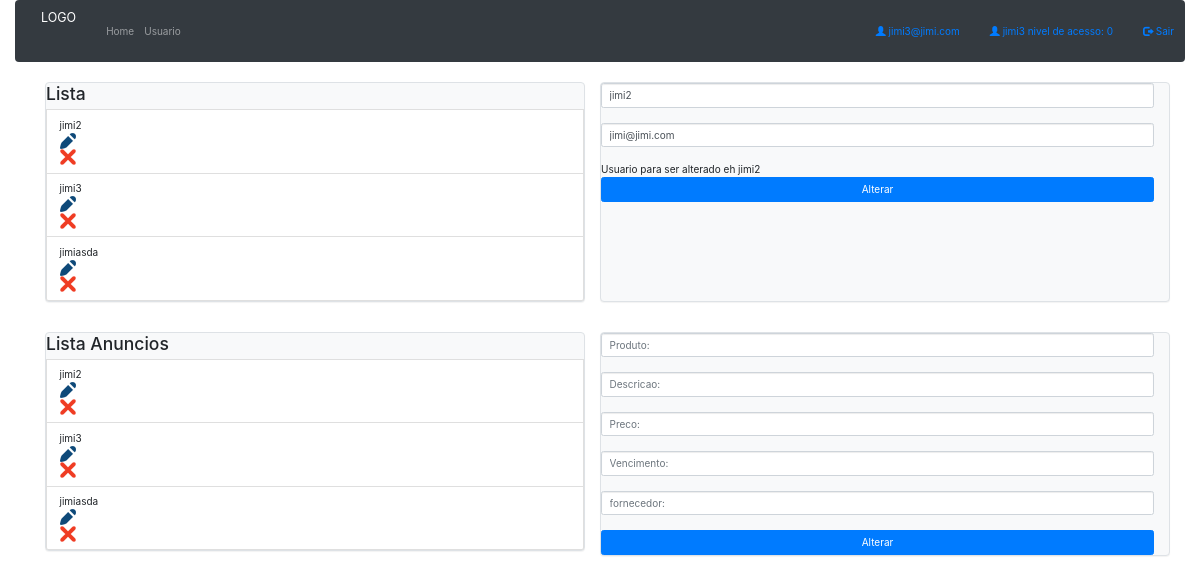
The app's page /admin/usuario/index.php?acao=edit&usuario=11 (signed in), older data.
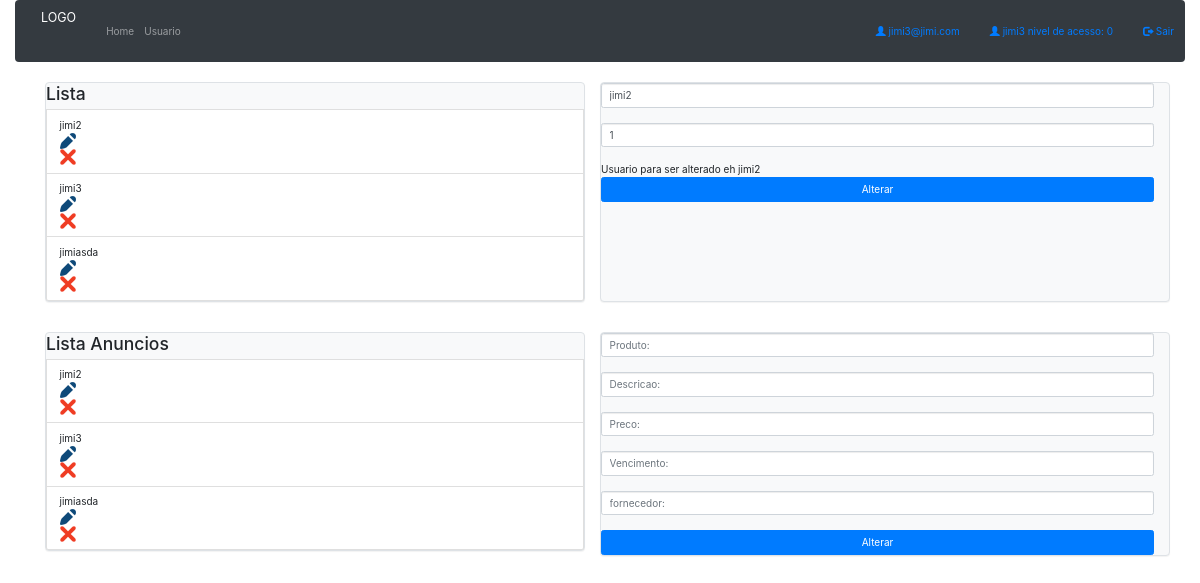
The same page, newer data.
### tables this page shows
CREATE TABLE `usuarios` (
  `pk` int(11) NOT NULL,
  `nome` varchar(50) NOT NULL,
  `email` varchar(50) NOT NULL,
  `data_cadastro` date NOT NULL,
  `senha` varchar(50) NOT NULL,
  `nivel` int(2) NOT NULL
);

### classes/Usuario.class.php (called while the page is built, shortened)
<?php
include_once "Conexao.class.php";
include_once "Funcoes.class.php";
class Usuario {
	private $con;
	public function __construct(){
		$this->con = new Conexao();
	}
	public function selecionaUm($dado){
		try{
			$this->idUsuario = $dado;
			$cst = $this->con->conectar()->prepare("SELECT `pk`, `nome`, `email`, `data_cadastro` FROM `usuarios` WHERE `pk` = :idUsuario;");
			$cst->bindParam(":idUsuario", $this->idUsuario, PDO::PARAM_INT);
			if($cst->execute()){
				return $cst->fetch();
			}
		}catch(PDOException $e){
			return 'Error: '.$e->getMessage();
		}
	}
	public function selecionaTudo(){
		try{
			$cst = $this->con->conectar()->prepare("SELECT `pk`, `nome`, `email`, `data_cadastro` FROM `usuarios`");
			$cst->execute();
			return $cst->fetchAll();
		}catch(PDOException $e){
			return 'Error: '.$e->getMessage();
		}
	}
}
?>

### classes/Conexao.class.php (called while the page is built)
<?php
class Conexao{
	private $usuario;
	private $senha;
	private $banco;
	private $servidor;
	private static $pdo;
	public function __construct(){
		$this->servidor = "localhost";
		$this->banco = "phpoo";
		$this->usuario = "root";
		$this->senha = "";
	}
	public function conectar(){
		try{
			if(is_null(self::$pdo)){
				self::$pdo = new PDO("mysql:host=".$this->servidor.";dbname=".$this->banco, $this->usuario, $this->senha);
			}
			return self::$pdo;
		}catch(PDOException $e){
			echo 'Error: '.$e->getMessage();
		}
	}
}
?>

### classes/Funcoes.class.php (called while the page is built, shortened)
<?php
class Funcoes{
	public function tratarCaracter($vlr, $tipo){
		switch($tipo){
			case 2: $rst = htmlentities($vlr, ENT_QUOTES, "ISO-8859-1"); break;
		}
		return $rst;
	}
}
?>

### admin/usuario/index.php (the view, shortened to what this page needs)
<?php
require_once "../../classes/Usuario.class.php";
require_once "../../classes/Funcoes.class.php";
$objUsuario = new Usuario();
$objFc = new Funcoes();
if($_SESSION["logado"] == "sim"){
    $objUsuario->usuarioLogado($_SESSION['pk']);
}else{
    header("location: ../../");
}
if(isset($_GET['acao'])){
    switch($_GET['acao']){
        case 'edit': $usuario = $objUsuario->selecionaUm($_GET['usuario']); break;
    }
}
?>
<!DOCTYPE HTML>
<html lang="pt-br">
<head>
    <link href="../../bootstrap-3.3.7-dist/css/bootstrap.min.css" rel="stylesheet" type="text/css" media="all">
    <link rel="stylesheet" href="https://stackpath.bootstrapcdn.com/bootstrap/4.1.3/css/bootstrap.min.css">
</head>
<body>
<div class="container-fluid">
<nav class="navbar navbar-dark bg-dark navbar-expand-lg">
<a class="navbar-brand" href="#">LOGO</a>
    <ul class="navbar-nav mr-auto">
      <li><a class="nav-link nav-item" href="../../admin">Home</a></li>
      <li><a class="nav-link nav-item" href="#x">Usuario</a></li>
    </ul>
    <ul class="nav navbar-nav navbar-right">
      <li><a href="#"><span class="glyphicon glyphicon-user"></span> <?=$_SESSION['email']?></a></li>
      <li><a href="#"><span class="glyphicon glyphicon-user"></span> <?=$_SESSION['nome']?> nivel de acesso: <?=$_SESSION['nivel']?></a></li>
      <li><a href="?sair=sim"><span class="glyphicon glyphicon-log-out"></span> Sair</a></li>
    </ul>
</nav>
</div>
<div class="container">
<div class="row">
    <div class="col-6">
        <div class="border bg-light panel panel-primary list-group">
        <h3>Lista</h3>
            <?php foreach($objUsuario->selecionaTudo() as $rst){ ?>
            <div class="list-group-item">
                <div><?=$objFc->tratarCaracter($rst['nome'], 2)?></div>
                <div><a href="?acao=edit&usuario=<?=$rst['pk']?>" title="Editar dados"><img src="../../img/ico-editar.png" width="16" height="16" alt="Editar"></a></div>
                <div><a href="?acao=delet&usuario=<?=$rst['pk']?>" title="Excluir esse dado"><img src="../../img/ico-excluir.png" width="16" height="16" alt="Excluir"></a></div>
            </div>
            <?php } ?>
        </div>
    </div>
    <div class="panel panel-primary list-group col-6 border bg-light">
            <form name="formCad" action="" method="post">
                <input class="form-control" name="nome" type="text" required="required"  placeholder="Nome:" value="<?=$objFc->tratarCaracter((isset($usuario['nome']))?($usuario['nome']):(''), 2)?>"><br>
                <input type="mail" name="email" class="form-control" required="required" pattern="[a-z0-9._%+-]+@[a-z0-9.-]+\.[a-z]{2,4}$"  placeholder="E-mail:" value="<?=$objFc->tratarCaracter((isset($usuario['email']))?($usuario['email']):(''), 2)?>"><br>
                <? echo "Usuario para ser alterado eh ". $usuario['nome'] ?>
                <button type="submit" name="<?=(isset($_GET['acao']) == 'edit')?('btAlterar'):('btCadastrar')?>" class="btn btn-primary btn-block"><?=(isset($_GET['acao']) == 'edit')?('Alterar'):('Cadastrar')?></button>
            </form>
    </div>
</div>
<br> <br>
<div class="row">
    <div class="col-6">
        <div class="border bg-light panel panel-primary list-group">
        <h3>Lista Anuncios</h3>
            <?php foreach($objUsuario->selecionaTudo() as $rst){ ?>
            <div class="list-group-item">
                <div><?=$objFc->tratarCaracter($rst['nome'], 2)?></div>
                <div><a href="?acao=edit&usuario=<?=$rst['pk']?>" title="Editar dados"><img src="../../img/ico-editar.png" width="16" height="16" alt="Editar"></a></div>
                <div><a href="?acao=delet&usuario=<?=$rst['pk']?>" title="Excluir esse dado"><img src="../../img/ico-excluir.png" width="16" height="16" alt="Excluir"></a></div>
            </div>
            <?php } ?>
        </div>
    </div>
    <div class="panel panel-primary list-group col-6 border bg-light">
            <form name="formCad" action="" method="post">
                <input class="form-control" name="nomeProduto" type="text" required="required"  placeholder="Produto:" value="<?=$objFc->tratarCaracter((isset($produto['nomeProduto']))?($produto['nomeProduto']):(''), 2)?>"><br>
                <input class="form-control" name="descricaoProduto" type="text" required="required"  placeholder="Descricao:" value="<?=$objFc->tratarCaracter((isset($produto['descricaoProduto']))?($produto['descricaoProduto']):(''), 2)?>"><br>
                <input class="form-control" name="preco" type="text" required="required"  placeholder="Preco:" value="<?=$objFc->tratarCaracter((isset($produto['preco']))?($produto['preco']):(''), 2)?>"><br>
                <input class="form-control" name="vencimento" type="text" placeholder="Vencimento:" value="<?=$objFc->tratarCaracter((isset($produto['vencimento']))?($produto['vencimento']):(''), 2)?>"><br>
                <input class="form-control" name="fornecedor" type="text" placeholder="fornecedor:" value="<?=$objFc->tratarCaracter((isset($produto['fornecedor']))?($usuario['fornecedor']):(''), 2)?>"><br>
                <button type="submit" name="<?=(isset($_GET['acao']) == 'edit')?('btAlterarProduto'):('btCadastrarProduto')?>" class="btn btn-primary btn-block"><?=(isset($_GET['acao']) == 'edit')?('Alterar'):('Cadastrar')?></button>
            </form>
    </div>
</div>
</div>
</body>
</html>

Row changes from the older to the newer data that the page shows:
changed usuarios "jimi2": email "jimi@jimi.com" → "1"
